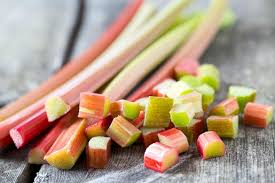
#> input picture data/raw/original/biological/biological_119.jpg, 275 x 183 px
$ jupyter execute 04_segmentation_grabcut.ipynb
#> lines starting #> are read from the running program, lines starting #| are printed output that depends on the picture; after the words box and inside, x2 and y2 are one past the last pixel; in counts of white or black regions, pixels touching at a corner belong together
# 04 - Segmentation using GrabCut
```
Gambar -> resize 224x224 -> GrabCut (rect otomatis) -> mask masih kasar
       -> Morphology (opening + closing) -> mask bersih
       -> Contour terbesar -> mask objek -> gambar tersegmentasi
```

## 1. Import Library

[cell 1]
import os
import random
from pathlib import Path

import cv2
import numpy as np
import matplotlib.pyplot as plt
from tqdm.auto import tqdm

random.seed(42)
np.random.seed(42)

plt.rcParams["figure.figsize"] = (12, 6)
print("OpenCV version:", cv2.__version__)

## 2. Konfigurasi Path Dataset

[cell 2]
PROJECT_ROOT = Path("..").resolve()
folder_input = PROJECT_ROOT / "data" / "split"   # pake data original
folder_output = PROJECT_ROOT / "data" / "segmented_grabcut"

SPLITS = ["train", "val", "test"]
CLASSES = ["cardboard", "glass", "metal", "paper", "plastic", "biological"]

# Parameter pipeline
TARGET_SIZE = (224, 224)
MARGIN = 15
GRABCUT_ITER = 5
KERNEL_SIZE = 5

print("Folder input :", folder_input)
print("Folder output:", folder_output)
print("Input ada?   :", folder_input.exists())

for split in SPLITS:
    for nama_kelas in CLASSES:
        (folder_output / split / nama_kelas).mkdir(parents=True, exist_ok=True)

print("\nStruktur folder output siap dibuat di:", folder_output)

## 3. Fungsi GrabCut

[cell 3]
def buat_rect_otomatis(width, height, margin=MARGIN):

    """Initial rectangle dengan margin dari tepi: (x, y, w, h)."""
    margin = int(min(margin, width // 2 - 1, height // 2 - 1))
    margin = max(margin, 1)
    rect = (margin, margin, width - 2 * margin, height - 2 * margin)
    return rect


def segmentasi_grabcut(gambar, target_size=TARGET_SIZE, margin=MARGIN,
                       iterasi=GRABCUT_ITER):

    # Resize ke ukuran target
    gambar_resize = cv2.resize(gambar, target_size, interpolation=cv2.INTER_AREA)
    height, width = gambar_resize.shape[:2]

    # Inisialisasi mask & model background/foreground untuk GrabCut
    mask = np.zeros((height, width), np.uint8)
    bgd_model = np.zeros((1, 65), np.float64)
    fgd_model = np.zeros((1, 65), np.float64)

    rect = buat_rect_otomatis(width, height, margin)
    cv2.grabCut(gambar_resize, mask, rect, bgd_model, fgd_model,
                iterasi, cv2.GC_INIT_WITH_RECT)

    # GC_FGD(1) & GC_PR_FGD(3) dianggap foreground -> jadi 255
    mask_grabcut = np.where(
        (mask == cv2.GC_FGD) | (mask == cv2.GC_PR_FGD), 255, 0
    ).astype("uint8")
    return gambar_resize, mask_grabcut

## 4. Fungsi Morphological Processing

[cell 4]
def bersihkan_mask(mask_grabcut, kernel_size=KERNEL_SIZE):
    """Opening (hapus noise) + Closing (tutup lubang) pada mask biner."""
    kernel = cv2.getStructuringElement(
        cv2.MORPH_ELLIPSE, (kernel_size, kernel_size)
    )
    # Opening
    mask_open = cv2.morphologyEx(mask_grabcut, cv2.MORPH_OPEN, kernel)

    # Closing
    mask_bersih = cv2.morphologyEx(mask_open, cv2.MORPH_CLOSE, kernel)
    return mask_bersih

## 5. Fungsi Contour Extraction

[cell 5]
def ambil_contour_terbesar(mask_bersih):
    """Buat mask hanya dari contour terbesar. Fallback ke mask asal bila kosong."""
    contours, _ = cv2.findContours(
        mask_bersih, cv2.RETR_EXTERNAL, cv2.CHAIN_APPROX_SIMPLE
    )
    if not contours:

        return mask_bersih.copy()

    contour_terbesar = max(contours, key=cv2.contourArea)
    mask_objek = np.zeros_like(mask_bersih)
    cv2.drawContours(mask_objek, [contour_terbesar], -1, 255, thickness=cv2.FILLED)
    return mask_objek


def terapkan_mask(gambar_bgr, mask):
    """Terapkan mask biner ke gambar -> background jadi hitam."""
    mask_bin = (mask > 0).astype("uint8")
    gambar_segmentasi = cv2.bitwise_and(gambar_bgr, gambar_bgr, mask=mask_bin)
    return gambar_segmentasi

## 6. Pipeline

[cell 6]
def pipeline_segmentasi(path_atau_gambar, target_size=TARGET_SIZE, margin=MARGIN,
                        iterasi=GRABCUT_ITER, kernel_size=KERNEL_SIZE):

    if isinstance(path_atau_gambar, (str, Path)):
        gambar = cv2.imread(str(path_atau_gambar))
        if gambar is None:
            raise ValueError(f"Gagal membaca gambar: {path_atau_gambar}")
    else:
        gambar = path_atau_gambar

    gambar_resize, mask_grabcut = segmentasi_grabcut(
        gambar, target_size, margin, iterasi
    )
    mask_bersih = bersihkan_mask(mask_grabcut, kernel_size)
    mask_objek = ambil_contour_terbesar(mask_bersih)
    gambar_segmentasi = terapkan_mask(gambar_resize, mask_objek)

    return {
        "original": gambar_resize,        # BGR
        "mask_grabcut": mask_grabcut,     # mask mentah
        "mask_bersih": mask_bersih,       # setelah morphology
        "mask_objek": mask_objek,         # contour terbesar
        "segmentasi": gambar_segmentasi,  # hasil akhir (BGR)
    }

## 7. Visualisasi  Hasil Segmentasi

[cell 7]
def kumpulkan_semua_path(folder, splits=SPLITS, classes=CLASSES):

    ekstensi = {".jpg", ".jpeg", ".png", ".bmp"}
    daftar = []
    for split in splits:
        for nama_kelas in classes:
            folder_kelas = folder / split / nama_kelas
            if not folder_kelas.exists():
                continue
            for p in folder_kelas.iterdir():
                if p.suffix.lower() in ekstensi:
                    daftar.append((split, nama_kelas, p))
    return daftar


semua_path = kumpulkan_semua_path(folder_input)
print(f"Total gambar ditemukan di folder input: {len(semua_path)}")

[cell 8]
def tampilkan_contoh(daftar_path, jumlah=4):

    sample = random.sample(daftar_path, min(jumlah, len(daftar_path)))
    judul = ["Original", "Raw GrabCut", "Cleaned (Morph)",
             "Largest Contour", "Final Segmented"]

    fig, axes = plt.subplots(len(sample), 5, figsize=(18, 3.6 * len(sample)))
    if len(sample) == 1:
        axes = axes[np.newaxis, :]

    for i, (split, nama_kelas, path) in enumerate(sample):
        hasil = pipeline_segmentasi(path)
        gambar_list = [
            cv2.cvtColor(hasil["original"], cv2.COLOR_BGR2RGB),
            hasil["mask_grabcut"],
            hasil["mask_bersih"],
            hasil["mask_objek"],
            cv2.cvtColor(hasil["segmentasi"], cv2.COLOR_BGR2RGB),
        ]
        for j, (img, t) in enumerate(zip(gambar_list, judul)):
            ax = axes[i, j]
            if img.ndim == 2:
                ax.imshow(img, cmap="gray")
            else:
                ax.imshow(img)
            ax.axis("off")
            if i == 0:
                ax.set_title(t, fontsize=11)
            if j == 0:
                ax.set_ylabel(f"{nama_kelas}\n({split})", fontsize=9)
    plt.tight_layout()
    plt.show()


tampilkan_contoh(semua_path, jumlah=4)
#> in pipeline_segmentasi, gambar is the input picture: shape (183, 275, 3); mean B, G, R 132.6, 153.9, 177.9
#> in segmentasi_grabcut, `gambar_resize = cv2.resize(gambar, target_size, interpolation=cv2.INTE..`:
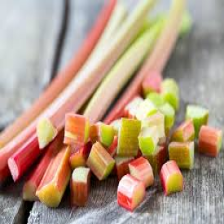
#> gambar_resize: shape (224, 224, 3); mean B, G, R 132.5, 153.8, 177.8
#> in pipeline_segmentasi, `gambar_resize, mask_grabcut = segmentasi_grabcut( gambar, target_size,..`:
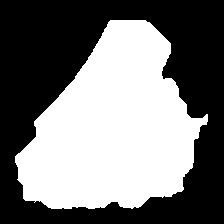
#> mask_grabcut: shape (224, 224); 46.8% white; 1 white region, box (x1, y1, x2, y2) and area: (15, 20, 208, 209) 23472
#> in bersihkan_mask, `mask_open = cv2.morphologyEx(mask_grabcut, cv2.MORPH_OPEN, kernel)`: mask_open: shape (224, 224); 46.7% white; 1 white region, box (x1, y1, x2, y2) and area: (15, 20, 208, 209) 23443
#> in bersihkan_mask, `mask_bersih = cv2.morphologyEx(mask_open, cv2.MORPH_CLOSE, kernel)`: mask_bersih: shape (224, 224); 46.7% white; 1 white region
#> in ambil_contour_terbesar, `contours, _ = cv2.findContours( mask_bersih, cv2.RETR_EXTERNAL, cv2.CH..`: contours = 1 contour; box (x1, y1, x2, y2) and area: (15, 20, 208, 209) 23165
#> in ambil_contour_terbesar, `contour_terbesar = max(contours, key=cv2.contourArea)`: contour_terbesar = contour of 214 points, box (x1, y1, x2, y2) (15, 20, 208, 209), area 23165
#> in terapkan_mask, `mask_bin = (mask > 0).astype("uint8")`: mask_bin: shape (224, 224); values 0 (black) and 1 (white), 46.7% white; 1 white region, box (x1, y1, x2, y2) and area: (15, 20, 208, 209) 23455
#> in terapkan_mask, `gambar_segmentasi = cv2.bitwise_and(gambar_bgr, gambar_bgr, mask=mask_..`:
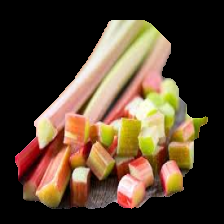
#> gambar_segmentasi: shape (224, 224, 3); mean B, G, R 48, 67, 86.4
#> in tampilkan_contoh, `hasil = pipeline_segmentasi(path)`: hasil = 5 items
#> the loop in tampilkan_contoh, `for j, (img, t) in enumerate(zip(gambar_list, judul)):` made 5 passes
#> in tampilkan_contoh, `plt.show()`:
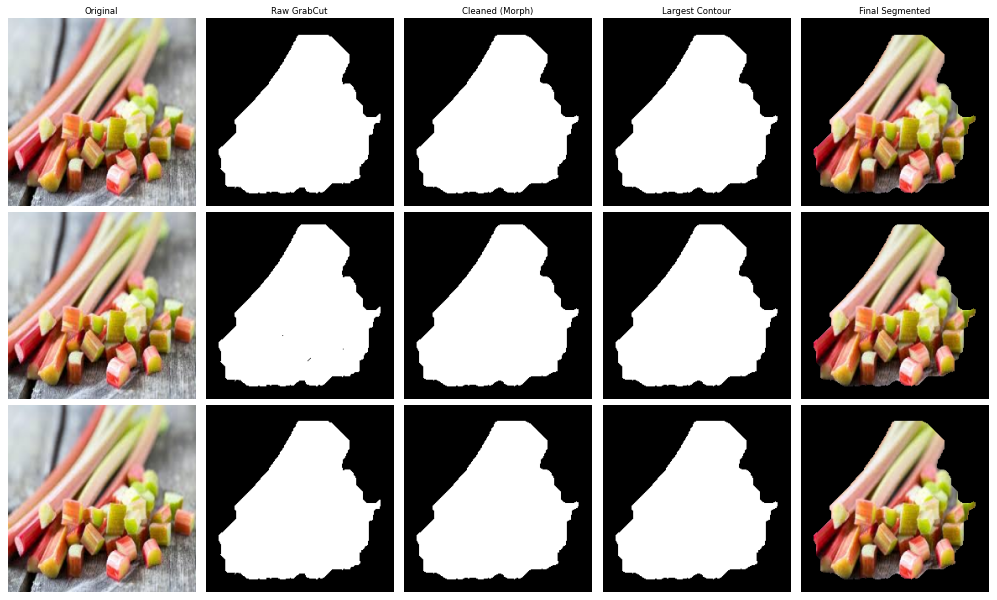
#> figure drawn by matplotlib, 15 panels

## 8. Foreground Ratio (Helper)

`foreground_ratio` = jumlah piksel foreground / total piksel gambar. Ini untuk Matrix Evaluasi: nilai sangat kecil berarti objek nyaris
hilang (under-segmentation), dan nilai mendekati 1 berarti hampir seluruh
gambar dianggap objek (background tidak terbuang)

[cell 9]
def hitung_foreground_ratio(mask):
    """Rasio piksel foreground terhadap total piksel."""
    total = mask.size
    foreground = int(np.count_nonzero(mask))
    return foreground / total if total else 0.0

## 9. Batch Processing

[cell 10]
# Catatan hasil batch
gambar_gagal = []
records = []
jumlah_berhasil = 0

daftar_proses = kumpulkan_semua_path(folder_input)

for split, nama_kelas, path_input in tqdm(daftar_proses, desc="Segmentasi GrabCut"):
    try:
        hasil = pipeline_segmentasi(path_input)
#> hasil = 5 items
        gambar_segmentasi = hasil["segmentasi"]

        # Simpan dengan nama asli, paksa ekstensi .jpg
        nama_output = path_input.stem + ".jpg"
        path_output = folder_output / split / nama_kelas / nama_output
        ok = cv2.imwrite(str(path_output), gambar_segmentasi)
        if not ok:
            raise IOError("cv2.imwrite mengembalikan False")

        ratio = hitung_foreground_ratio(hasil["mask_objek"])
#> in hitung_foreground_ratio, `foreground = int(np.count_nonzero(mask))`: foreground = 23455
#> ratio = 0.467
        records.append((split, nama_kelas, ratio))
        jumlah_berhasil += 1
    except Exception as e:
        gambar_gagal.append((str(path_input), str(e)))

print(f"\nBerhasil diproses : {jumlah_berhasil}")
print(f"Gagal diproses    : {len(gambar_gagal)}")

[cell 11]
if gambar_gagal:
    print(f"Total gagal: {len(gambar_gagal)}. Contoh file yang gagal:")
    for path, err in gambar_gagal[:10]:
        print(f"  - {path}  ->  {err}")
else:
    print("Tidak ada gambar yang gagal")

## 10. Evaluasi Hasil Segmentasi

[cell 12]
import collections

# 1. Jumlah hasil per split dan per kelas (
print("Jumlah gambar hasil segmentasi per split / kelas:\n")
hitungan = collections.defaultdict(dict)
for split in SPLITS:
    total_split = 0
    for nama_kelas in CLASSES:
        folder_kelas = folder_output / split / nama_kelas
        n = len(list(folder_kelas.glob("*.jpg"))) if folder_kelas.exists() else 0
        hitungan[split][nama_kelas] = n
        total_split += n
    baris = "  ".join(f"{k}={hitungan[split][k]}" for k in CLASSES)
    print(f"[{split:5s}] total={total_split:5d} | {baris}")

[cell 13]
# 2. Sample hasil segmentasi dari setiap kelas
fig, axes = plt.subplots(1, len(CLASSES), figsize=(3 * len(CLASSES), 3.5))
for ax, nama_kelas in zip(axes, CLASSES):
    folder_kelas = folder_output / "train" / nama_kelas
    files = list(folder_kelas.glob("*.jpg")) if folder_kelas.exists() else []
    if files:
        img = cv2.imread(str(random.choice(files)))
        ax.imshow(cv2.cvtColor(img, cv2.COLOR_BGR2RGB))
    ax.set_title(nama_kelas, fontsize=10)
    ax.axis("off")
plt.suptitle("Contoh hasil segmentasi per kelas (train)", y=1.02)
plt.tight_layout()
plt.show()

[cell 14]
# 3. Distribusi foreground ratio
ratios = np.array([r for (_, _, r) in records], dtype=float)
#> ratios = [0.467, 0.483, 0.482]

if ratios.size:
    print("Ringkasan statistik foreground_ratio:")
    print(f"  jumlah : {ratios.size}")
#|   jumlah : 3
    print(f"  min    : {ratios.min():.3f}")
#|   min    : 0.467
    print(f"  max    : {ratios.max():.3f}")
#|   max    : 0.483
    print(f"  mean   : {ratios.mean():.3f}")
#|   mean   : 0.478
    print(f"  median : {np.median(ratios):.3f}")
#|   median : 0.482
    print(f"  std    : {ratios.std():.3f}")
#|   std    : 0.007

    plt.figure(figsize=(10, 5))
    plt.hist(ratios, bins=40, color="seagreen", edgecolor="black", alpha=0.8)
    plt.axvline(ratios.mean(), color="red", linestyle="--",
                label=f"mean={ratios.mean():.3f}")
    plt.title("Distribusi Foreground Ratio (seluruh dataset tersegmentasi)")
    plt.xlabel("foreground_ratio")
    plt.ylabel("jumlah gambar")
    plt.legend()
    plt.tight_layout()
    plt.show()
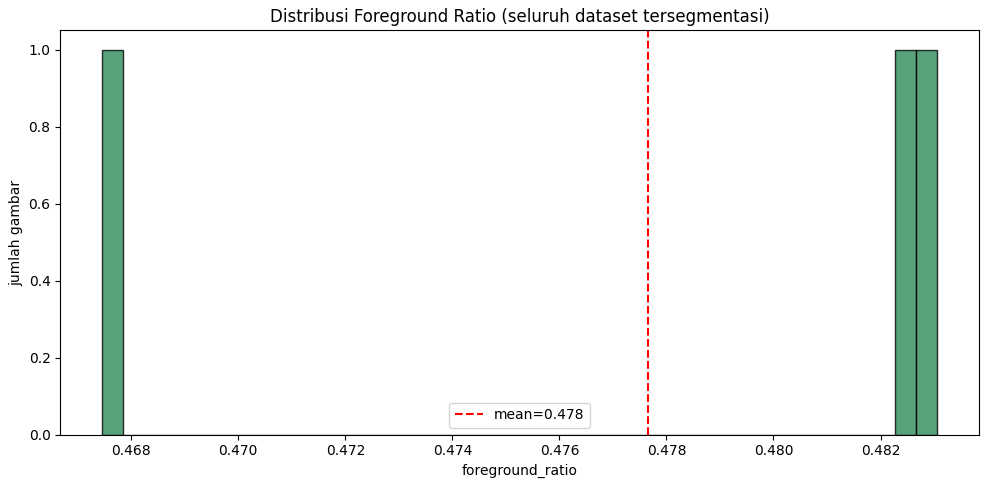
#> figure drawn by matplotlib, 1 panel
else:
    print("Belum ada record foreground ratio")

[cell 15]
# Foreground ratio rata-rata per kelas (membantu deteksi kelas yang sulit disegmentasi)
import statistics

per_kelas = collections.defaultdict(list)
for split, nama_kelas, r in records:
    per_kelas[nama_kelas].append(r)
#> this loop made 3 passes
#> (split, r) on passes 1 to 3: ('train', 0.467), ('val', 0.483), ('test', 0.482)

print("Rata-rata foreground_ratio per kelas:")
for nama_kelas in CLASSES:
    vals = per_kelas.get(nama_kelas, [])
    if vals:
        print(f"  {nama_kelas:10s}: mean={statistics.mean(vals):.3f}  n={len(vals)}")
    else:
        print(f"  {nama_kelas:10s}: (tidak ada data)")
